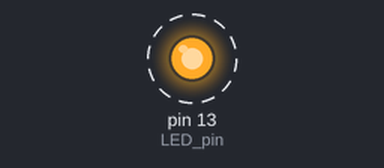
This sketch was run on a simulated Arduino Uno, built with avr-gcc and run on an emulated ATmega328P. On the bench: output pins drawn as LEDs (lit = HIGH). Dashed ring = blinking. What the sketch prints to the serial monitor is not drawn.

Above: at 0.2 s.
Timing chart, 0 to 3.0 s (numbered marks = the images above):
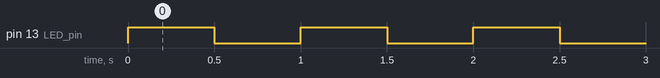

Measured:
- by itself, pin 13 (LED_pin): alternates HIGH for 0.50 s and LOW for 0.50 s

The sketch:

nano_blink.ino
```cpp
#define SET(reg, pin)   reg |= (1<<pin)
#define CLR(reg, pin)   reg &= ~(1<<pin)

// LED on pin
//   PB5 //  D13
#define LED_pin   5
#define LED_port  PORTB
#define LED_ddr   DDRB

void setup() {
  Serial.begin(115200);

  // put your setup code here, to run once:
  SET(LED_ddr,  LED_pin);
  Serial.println("Let's begin");

}

void loop() {

  // put your main code here, to run repeatedly:
  SET(LED_port, LED_pin);
  delay(500);
  CLR(LED_port, LED_pin);
  delay(500);
}
```
